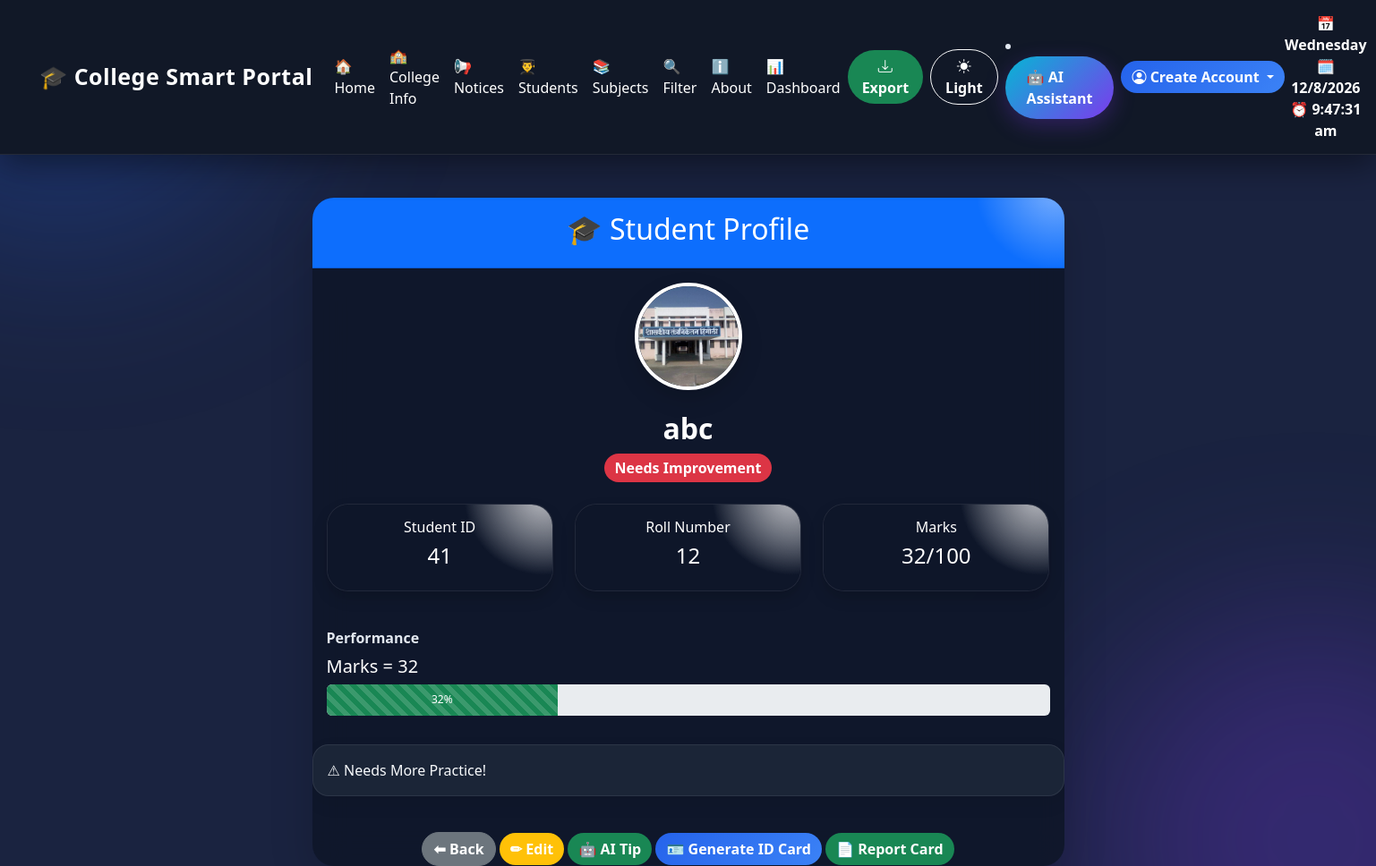
The page /students_details/41 on the database its author committed.
### tables this page shows
CREATE TABLE stud (
            id INTEGER PRIMARY KEY AUTOINCREMENT,
            name TEXT NOT NULL,
            roll_no INTEGER NOT NULL,
            marks INTEGER NOT NULL
        , Subject TEXT, photo TEXT);

### app.py (the view)
@app.route("/students_details/<int:id>")
def detail(id):
    conn = get_db(MOHINI_DB)
    student = conn.execute(
        "SELECT * FROM stud WHERE id = ?",
        (id,)
    ).fetchone()
    conn.close()
    if student is None:
        flash("Student not found!", "danger")
        return redirect(url_for("students"))
    return render_template("detail.html", student=student)

### database.py (called while the page is built)
def get_db(MOHINI_DB):
    conn = sqlite3.connect(MOHINI_DB)
    conn.row_factory = sqlite3.Row
    return conn

### templates/detail.html (shortened to what this page needs)
{% extends 'base.html' %}
{% block content %}
<div class="container mt-5">
    <div class="row justify-content-center">
        <div class="col-md-8">
            <div class="card shadow-lg border-0">
                <div class="card-header bg-primary text-white text-center py-3">
                    <h2>🎓 Student Profile</h2>
                </div>
                <div class="card-body">
                    <div class="text-center mb-4">
                       <div class="text-center mb-4">
                            {% if student.photo %}
                                <img src="{{ url_for('static', filename='uploads/' + student.photo) }}"
                                    width="120"
                                    height="120"
                                    class="rounded-circle"
                                    style="object-fit:cover;">
                            {% else %}
                                <img src="{{ url_for('static', filename='uploads/default.png') }}"
                                    width="120"
                                    height="120"
                                    class="rounded-circle"
                                    style="object-fit:cover;">
                            {% endif %}
                        </div>
                        <h2 class="mt-3 fw-bold">
                            {{ student.name }}
                        </h2>
                        {% if student.marks >= 90 %}
                            <span class="badge bg-success fs-6">A+ Grade</span>
                        {% elif student.marks >= 80 %}
                            <span class="badge bg-primary fs-6">A Grade</span>
                        {% elif student.marks >= 70 %}
                            <span class="badge bg-warning text-dark fs-6">B+ Grade</span>
                        {% elif student.marks >= 60 %}
                            <span class="badge bg-info fs-6">B Grade</span>
                        {% else %}
                            <span class="badge bg-danger fs-6">Needs Improvement</span>
                        {% endif %}
                    </div>
                    <div class="row text-center">
                        <div class="col-md-4 mb-3">
                             <div class="card shadow h-100">
                            <div class="card bg-light border-0 shadow-sm">
                                <div class="card-body">
                                    <h6 class="text-muted">Student ID</h6>
                                    <h4>{{ student.id }}</h4>
                                </div>
                            </div>
                            </div>
                        </div>
                        <div class="col-md-4 mb-3">
                              <div class="card shadow h-100">
                                <div class="card bg-light border-0 shadow-sm">
                                <div class="card-body">
                                    <h6 class="text-muted">Roll Number</h6>
                                    <h4>{{ student.roll_no }}</h4>
                                </div>
                            </div>
                            </div>
                        </div>
                        <div class="col-md-4 mb-3">
                            <div class="card shadow h-100">
                            <div class="card bg-light border-0 shadow-sm">
                                <div class="card-body">
                                    <h6 class="text-muted">Marks</h6>
                                    <h4>{{ student.marks }}/100</h4>
                                </div>
                            </div>
                            </div>
                        </div>
                    </div>
                        <div class="mt-4">
                            <label class="fw-bold mb-2">
                                Performance
                            </label>
                            <h5>Marks = {{ student.marks }}</h5>
                            <div class="progress" style="height:35px;">
                                <div class="progress-bar progress-bar-striped progress-bar-animated bg-success"
                                    role="progressbar"
                                    style="width: {{ student.marks }}%;">
                                    {{ student.marks }}%
                                </div>
                            </div>
                        </div>
                    </div>
                    {% if student.marks >= 90 %}
                    <div class="alert alert-success mt-3">
                        🌟 Impressive Performance!
                    </div>
                    {% elif student.marks >= 75 %}
                    <div class="alert alert-primary mt-3">
                        👍 Very Good Performance!
                    </div>
                    {% elif student.marks >= 50 %}
                    <div class="alert alert-warning mt-3">
                        📚 Keep Improving!
                    </div>
                    {% else %}
                    <div class="alert alert-danger mt-3">
                        ⚠ Needs More Practice!
                    </div>
                    {% endif %}
                    <div class="text-center mt-4">
                        <a href="{{ url_for('students') }}"
                        class="btn btn-secondary">
                            ⬅ Back
                        </a>
                        <a href="{{ url_for('edit_student', id=student.id) }}"
                        class="btn btn-warning">
                            ✏ Edit
                        </a>
                        <a href="{{ url_for('get_ai_tip', id=student.id) }}"
                        class="btn btn-success">
                            🤖 AI Tip
                        </a>
                        <a href="{{ url_for('id_card', student_id=student.id) }}"
                        class="btn btn-primary">
                            🪪 Generate ID Card
                        </a>
                        <a href="{{ url_for('report_card', student_id=student.id) }}"
                        class="btn btn-success">
                            📄 Report Card
                        </a>
                    </div>
                </div>
            </div>
        </div>
    </div>
</div>
{% endblock %}

### rows shown on the page
stud: photo (picture), name "abc", id "41", roll_no "12", marks "32"

### other values the page prints
{{ session['username'] if session.get('username') else 'Create Account' }} "Create Account"
